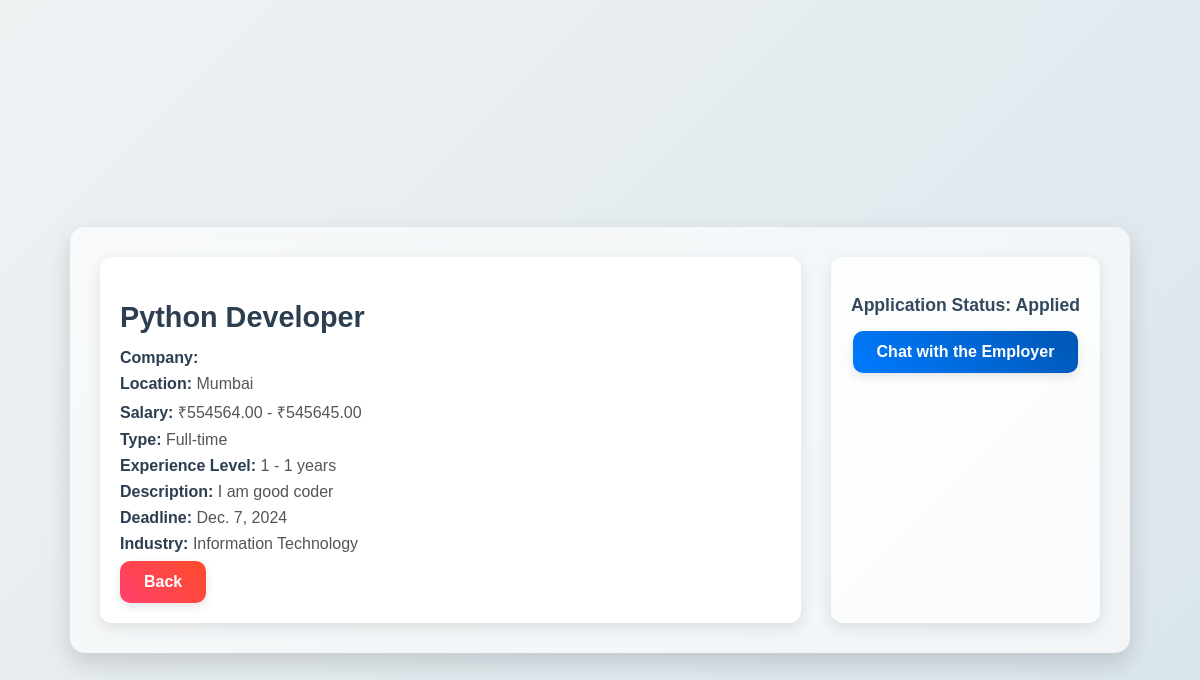
Screenshot of /applied_job-detail/1/ (signed in) with the database file from the repository.
### jobs/models.py (models this page shows, shortened)
class Job(models.Model):
    JOB_TYPE_CHOICES = [
        ('Full-time', 'Full-time'),
        ('Part-time', 'Part-time'),
        ('Contract', 'Contract'),
    ]
    INDUSTRY_CHOICES = [
        ('Information Technology', 'Information Technology'),
        ('Healthcare', 'Healthcare'),
        ('Finance', 'Finance'),
    ]
    STATUS_CHOICES = [
        ('active', 'Active'),
        ('closed', 'Closed'),
    ]
    JOB_MODE_CHOICES = [
        ('Remote', 'Remote'),
        ('Work from Office', 'Work from Office'),
        ('Hybrid', 'Hybrid'),
    ]
    company = models.ForeignKey('Employer', on_delete=models.CASCADE)
    title = models.CharField(max_length=100)
    description = models.TextField()
    location = models.CharField(max_length=100)
    industry = models.CharField(max_length=30, choices=INDUSTRY_CHOICES, default='Finance')
    min_salary = models.DecimalField(
        max_digits=10, decimal_places=2, null=True, blank=True,
        help_text="Minimum salary for this job (optional)."
    )
    max_salary = models.DecimalField(
        max_digits=10, decimal_places=2, null=True, blank=True,
        help_text="Maximum salary for this job (optional)."
    )
    min_experience = models.PositiveIntegerField(
        default=0,
        help_text="Minimum years of experience required for this job."
    )
    max_experience = models.PositiveIntegerField(
        null=True, blank=True,
        help_text="Maximum years of experience required for this job (optional)."
    )
    vacancies = models.PositiveIntegerField(
        default=1,
        help_text="Number of openings available for this job."
    )
    job_type = models.CharField(max_length=20, choices=JOB_TYPE_CHOICES, default='Full-time')
    job_mode = models.CharField(max_length=20, choices=JOB_MODE_CHOICES, default='Work from Office')
    deadline = models.DateField()
    status = models.CharField(
        max_length=10,
        choices=STATUS_CHOICES,
        default='active',
        help_text="Indicates whether the job is active or closed."
    )
    created_at = models.DateTimeField(default=now)
    updated_at = models.DateTimeField(auto_now=True)

class Application(models.Model):
    STATUS_CHOICES = [
        ('applied', 'Applied'),
        ('reviewed', 'Reviewed'),
        ('interview', 'Interview'),
        ('hire', 'Hire'),
        ('reject', 'Reject'),
    ]
    job = models.ForeignKey('Job', on_delete=models.CASCADE, related_name="applications")
    job_seeker = models.ForeignKey('JobSeeker', on_delete=models.CASCADE, related_name="applications")
    applied_date = models.DateField(auto_now_add=True)
    status = models.CharField(
        max_length=20,
        choices=STATUS_CHOICES,
        default='applied',
        help_text="Current status of the application"
    )
    resume = models.FileField(
        upload_to='application_resumes/',
        blank=True,
        null=True,
        help_text="Uploaded resume for this specific application. Leave blank to use the default resume."
    )
    class Meta:
        verbose_name = "Application"
        verbose_name_plural = "Applications"
        ordering = ['-applied_date']
    @property
    def display_status(self):
        return dict(self.STATUS_CHOICES).get(self.status, "Unknown")

### jobs/views.py (the view)
# urls.py: path('applied_job-detail/<int:application_id>/', views.applied_job_detail, name='applied_job_detail'),
def applied_job_detail(request, application_id):
    application = get_object_or_404(Application, id=application_id)
    job = application.job
    has_premium_subscription = Subscription.objects.filter(user__username=request.user.username).exists()
    context = {
        'job': job,
        'application': application,
        'has_premium_subscription': has_premium_subscription,
    }
    return render(request, 'applied_job_detail.html', context)

### jobs/templates/applied_job_detail.html (shortened to what this page needs)
<!DOCTYPE html>
<html lang="en">
<head>
</head>
<body>
    <div class="container">
        <div class="job-detail">
            <h2>{{ job.title }}</h2>
            <p><strong>Company:</strong> {{ job.company.company_name }}</p>
            <p><strong>Location:</strong> {{ job.location }}</p>
            <p><strong>Salary:</strong> ₹{{ job.min_salary }} - ₹{{ job.max_salary }}</p>
            <p><strong>Type:</strong> {{ job.job_type }}</p>
            <p><strong>Experience Level:</strong> {{ job.min_experience }} - {{ job.max_experience }} years</p>
            <p><strong>Description:</strong> {{ job.description }}</p>
            <p><strong>Deadline:</strong> {{ job.deadline }}</p>
            <p><strong>Industry:</strong> {{ job.industry }}</p>
            <a href="{% url 'applied_jobs' %}" class="btn-back">Back</a>
        </div>
        <div class="action-panel">
            <p class="status"><strong>Application Status:</strong> {{ application.display_status }}</p>
            {% if user.is_authenticated %}
                {% if user == job.company.user %}
                    <a href="{% url 'chat' application.id %}" class="btn-chat">Chat with the Job Seeker</a>
                {% elif user == application.job_seeker.user %}
                    {% if application.status == "interview" or application.messages.exists or has_premium_subscription %}
                        <a href="{% url 'chat' application.id %}" class="btn-chat">Chat with the Employer</a>
                    {% else %}
                        <button class="btn-chat-disabled" disabled>You will gain access to chat once selected for an interview.</button>
                    {% endif %}
                {% else %}
                    <p>You are not authorized to access this chat.</p>
                {% endif %}
            {% else %}
                <p>Please <a href="{% url 'login' %}" class="login-link">login</a> to access this feature.</p>
            {% endif %}
        </div>
    </div>
</body>
</html>

### jobs/templates/applied_job_detail.html (style rules this page uses)
body { font-family: 'Poppins', sans-serif; margin: 0; padding: 40px; background: linear-gradient(135deg, #eef2f3, #d9e4ec); color: #333; display: flex; justify-content: center; align-items: center; min-height: 100vh; }
.container { display: flex; justify-content: space-between; gap: 30px; max-width: 1000px; width: 100%; background: rgba(255, 255, 255, 0.6); backdrop-filter: blur(12px); padding: 30px; border-radius: 15px; box-shadow: 0px 10px 25px rgba(0, 0, 0, 0.15); }
.job-detail { flex-grow: 1; padding: 20px; border-radius: 12px; background: white; box-shadow: 0px 5px 15px rgba(0, 0, 0, 0.1); transition: transform 0.3s ease-in-out; }
.job-detail h2 { color: #2c3e50; font-size: 1.8rem; margin-bottom: 15px; }
.job-detail p { font-size: 1rem; margin: 8px 0; color: #555; }
.job-detail strong { color: #2c3e50; }
.action-panel { max-width: 30%; padding: 20px; border-radius: 12px; background: rgba(255, 255, 255, 0.7); box-shadow: 0px 5px 15px rgba(0, 0, 0, 0.1); text-align: center; transition: transform 0.3s ease-in-out; }
.status { font-weight: bold; font-size: 1.1rem; color: #34495e; margin-bottom: 15px; }
.btn-back, .btn-chat { display: inline-block; padding: 12px 24px; font-size: 1rem; font-weight: bold; border-radius: 10px; text-decoration: none; color: white; transition: all 0.3s ease-in-out; box-shadow: 0px 4px 10px rgba(0, 0, 0, 0.1); text-align: center; }
.btn-back { background: linear-gradient(45deg, #ff416c, #ff4b2b); }
.btn-chat { background: linear-gradient(45deg, #007bff, #0056b3); }

### rows the page displays
Job: title "Python Developer", location "Mumbai", min_salary "554564.00", max_salary "545645.00", job_type "Full-time", min_experience "1", max_experience "1", description "I am good coder", deadline "Dec. 7, 2024", industry "Information Technology"
Application: display_status "Applied"
